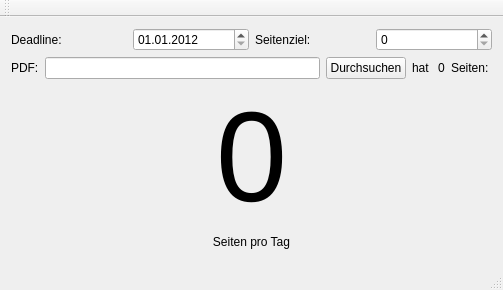
<?xml version="1.0" encoding="UTF-8"?>
<ui version="4.0">
 <class>MainWindow</class>
 <widget class="QMainWindow" name="MainWindow">
  <property name="geometry">
   <rect>
    <x>0</x>
    <y>0</y>
    <width>503</width>
    <height>290</height>
   </rect>
  </property>
  <property name="windowTitle">
   <string>MainWindow</string>
  </property>
  <widget class="QWidget" name="centralWidget">
   <layout class="QVBoxLayout" name="verticalLayout">
    <item>
     <layout class="QHBoxLayout" name="horizontalLayout">
      <item>
       <widget class="QLabel" name="label">
        <property name="text">
         <string>Deadline:</string>
        </property>
       </widget>
      </item>
      <item>
       <widget class="QDateEdit" name="deadlineEdit">
        <property name="date">
         <date>
          <year>2012</year>
          <month>1</month>
          <day>1</day>
         </date>
        </property>
        <property name="displayFormat">
         <string>dd.MM.yyyy</string>
        </property>
       </widget>
      </item>
      <item>
       <widget class="QLabel" name="label_2">
        <property name="text">
         <string>Seitenziel:</string>
        </property>
       </widget>
      </item>
      <item>
       <widget class="QSpinBox" name="needPagesEdit">
        <property name="maximum">
         <number>1000</number>
        </property>
       </widget>
      </item>
     </layout>
    </item>
    <item>
     <layout class="QHBoxLayout" name="horizontalLayout_2">
      <item>
       <widget class="QLabel" name="label_3">
        <property name="text">
         <string>PDF:</string>
        </property>
       </widget>
      </item>
      <item>
       <widget class="QLineEdit" name="fileNameEdit">
        <property name="readOnly">
         <bool>true</bool>
        </property>
       </widget>
      </item>
      <item>
       <widget class="QPushButton" name="browseButton">
        <property name="text">
         <string>Durchsuchen</string>
        </property>
       </widget>
      </item>
      <item>
       <widget class="QLabel" name="label_6">
        <property name="text">
         <string>hat </string>
        </property>
       </widget>
      </item>
      <item>
       <widget class="QLabel" name="havePagesLabel">
        <property name="text">
         <string>0</string>
        </property>
       </widget>
      </item>
      <item>
       <widget class="QLabel" name="label_5">
        <property name="text">
         <string>Seiten: </string>
        </property>
       </widget>
      </item>
     </layout>
    </item>
    <item>
     <widget class="QLabel" name="resultLabel">
      <property name="font">
       <font>
        <pointsize>96</pointsize>
       </font>
      </property>
      <property name="text">
       <string>0</string>
      </property>
      <property name="textFormat">
       <enum>Qt::PlainText</enum>
      </property>
      <property name="alignment">
       <set>Qt::AlignCenter</set>
      </property>
     </widget>
    </item>
    <item>
     <widget class="QLabel" name="label_4">
      <property name="text">
       <string>Seiten pro Tag</string>
      </property>
      <property name="alignment">
       <set>Qt::AlignCenter</set>
      </property>
     </widget>
    </item>
    <item>
     <spacer name="verticalSpacer">
      <property name="orientation">
       <enum>Qt::Vertical</enum>
      </property>
      <property name="sizeHint" stdset="0">
       <size>
        <width>20</width>
        <height>40</height>
       </size>
      </property>
     </spacer>
    </item>
   </layout>
  </widget>
  <widget class="QMenuBar" name="menuBar">
   <property name="geometry">
    <rect>
     <x>0</x>
     <y>0</y>
     <width>503</width>
     <height>21</height>
    </rect>
   </property>
  </widget>
  <widget class="QToolBar" name="mainToolBar">
   <attribute name="toolBarArea">
    <enum>TopToolBarArea</enum>
   </attribute>
   <attribute name="toolBarBreak">
    <bool>false</bool>
   </attribute>
  </widget>
  <widget class="QStatusBar" name="statusBar"/>
 </widget>
 <layoutdefault spacing="6" margin="11"/>
 <resources/>
 <connections/>
</ui>
